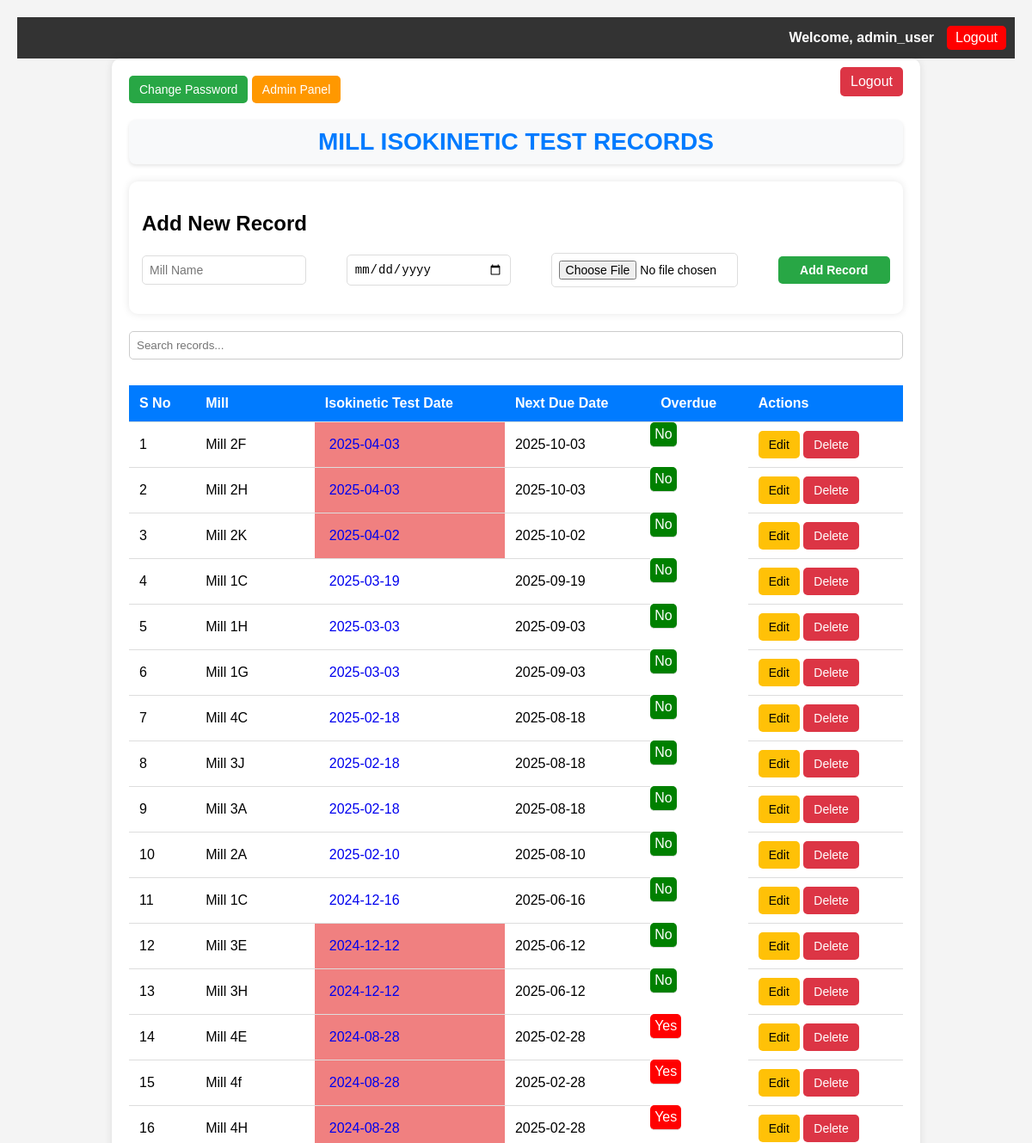
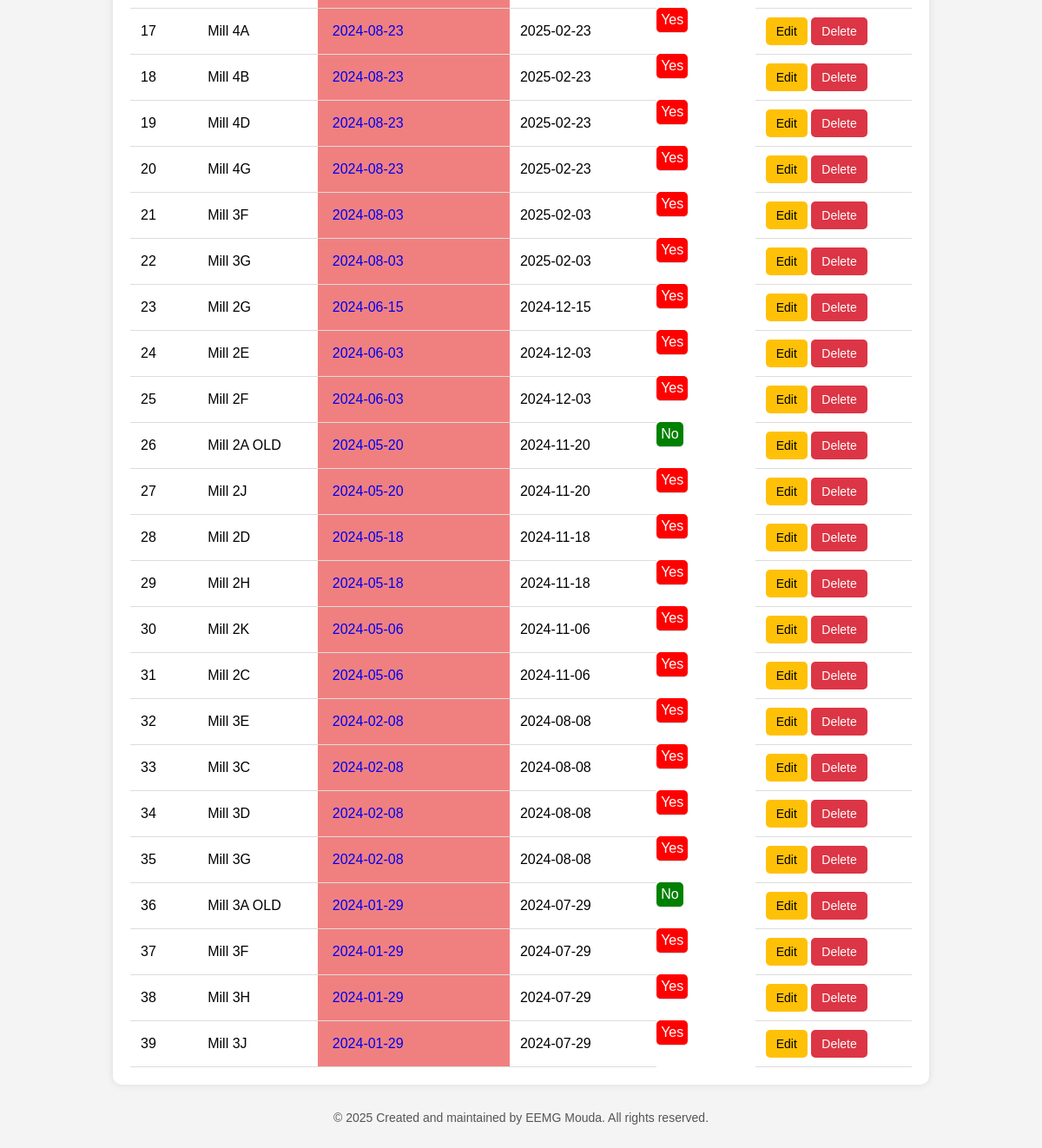
Page /dashboard.php (signed in) on the committed database (2 pictures, top to bottom).
### tables this page shows
CREATE TABLE `users` (
  `id` int NOT NULL,
  `username` varchar(100) NOT NULL,
  `password` varchar(255) NOT NULL,
  `is_admin` tinyint(1) NOT NULL DEFAULT '0',
  `role` enum('viewer','editor','admin') NOT NULL DEFAULT 'viewer'
);

CREATE TABLE `mill_tests` (
  `id` int NOT NULL,
  `mill` varchar(255) NOT NULL,
  `test_date` date NOT NULL,
  `report_path` varchar(255) DEFAULT NULL
);

### dashboard.php (the view, shortened to what this page needs)
<?php include 'header.php'; ?>
<?php
require 'config.php';
$query = "SELECT id, mill, test_date, DATE_ADD(test_date, INTERVAL 6 MONTH) AS next_due_date, report_path FROM mill_tests ORDER BY test_date DESC";
$stmt = $pdo->query($query);
$results = $stmt->fetchAll();
?>
<!DOCTYPE html>
<html>
<head>
</head>
<body>
    <div class="container">
        <?php if (isset($_SESSION['user_id'])): ?>
            <a href="change_password.php" class="btn btn-add">Change Password</a>
        <?php endif; ?>
        <?php if ($_SESSION['role'] === 'admin'): ?>
            <a href="admin.php" class="btn btn-admin">Admin Panel</a>
        <?php endif; ?>
        <?php if (isset($_SESSION['user_id'])): ?>
            <a href="logout.php" class="logout">Logout</a>
        <?php else: ?>
            <a href="login.php" class="logout">Login</a>
        <?php endif; ?>
        <h1 class="dashboard-heading">Mill Isokinetic Test Records</h1>
        <?php if ($_SESSION['role'] === 'admin' || $_SESSION['role'] === 'editor'): ?>
            <div class="add-record-form">
            <h2>Add New Record</h2>
            <form method="post" enctype="multipart/form-data">
                <input type="text" name="mill" required placeholder="Mill Name">
                <input type="date" name="test_date" required>
                <input type="file" name="report" accept="application/pdf">
                <button type="submit">Add Record</button>
            </form>
        </div>
        <?php endif; ?>
        <input type="text" id="searchBox" onkeyup="searchTable()" placeholder="Search records...">
        <table id="millTable">
            <thead>
                <tr>
                    <th onclick="sortTable(0)">S No</th>
                    <th onclick="sortTable(1)">Mill</th>
                    <th onclick="sortTable(2)">Isokinetic Test Date</th>
                    <th onclick="sortTable(3)">Next Due Date</th>
                    <th onclick="sortTable(4)">Overdue</th>
                    <?php if ($_SESSION['role'] !== 'viewer'): ?>
                        <th>Actions</th>
                    <?php endif; ?>
                </tr>
            </thead>
            <tbody>
                <?php $sno = 1; foreach ($results as $row): ?>
                    <?php
                    $isOverdue = strtotime($row['next_due_date']) < time();
                    $millName = strtolower(trim($row['mill']));
                    if (substr($millName, -3) === 'old') {
                        $isOverdue = false;
                    }
                    ?>
                    <tr>
                        <td><?= $sno++ ?></td>
                        <td><?= htmlspecialchars($row['mill']) ?></td>
                        <td style="background-color: <?= empty($row['report_path']) ? 'lightcoral' : 'transparent' ?>;">
                            <a href="<?= htmlspecialchars($row['report_path'] ?? '#') ?>"
                            target="_blank"
                            style="display: block; width: 100%; height: 100%; padding: 5px; text-decoration: none;">
                            <?= htmlspecialchars($row['test_date']) ?>
                            </a>
                        </td>
                        <td><?= $row['next_due_date'] ?></td>
                        <td class="overdue <?= $isOverdue ? 'yes' : 'no' ?>">
                            <?= $isOverdue ? 'Yes' : 'No' ?>
                            <td>
                                <?php if ($_SESSION['role'] === 'admin' || $_SESSION['role'] === 'editor'): ?>
                                    <a href="edit_record.php?id=<?= $row['id'] ?>" class="btn btn-edit">Edit</a>
                                    <a href="dashboard.php?delete=<?= $row['id'] ?>" class="btn btn-delete" onclick="return confirm('Are you sure?')">Delete</a>
                                <?php endif; ?>
                            </td>
                    </tr>
                <?php endforeach; ?>
            </tbody>
        </table>
    </div>
    <?php include 'footer.php'; ?>
</body>
</html>

### header.php (shortened to what this page needs)
<?php
require 'config.php';
if (isset($_SESSION['user_id'])) {
    $stmt = $pdo->prepare("SELECT username FROM users WHERE id = ?");
    $stmt->execute([$_SESSION['user_id']]);
    $user = $stmt->fetch();
    $username = $user['username'] ?? 'User';
}
?>
<div class="topbar">
    <?php if (isset($_SESSION['user_id'])): ?>
        <span class="username">Welcome, <?= htmlspecialchars($username) ?></span>
        <a href="logout.php" class="btn-logout">Logout</a>
    <?php endif; ?>
</div>

### header.php (style rules this page uses)
.topbar { background: #333; color: white; padding: 10px; display: flex; justify-content: flex-end; align-items: center; }
.username { margin-right: 15px; font-weight: bold; }
.btn-logout { background: red; color: white; padding: 5px 10px; text-decoration: none; border-radius: 5px; }

### dashboard.php (style rules this page uses)
body { font-family: Arial, sans-serif; background-color: #f4f4f4; margin: 0; padding: 20px; }
.container { max-width: 900px; margin: auto; background: white; padding: 20px; border-radius: 10px; box-shadow: 0 0 10px rgba(0, 0, 0, 0.1); position: relative; }
.logout { position: absolute; top: 10px; right: 20px; padding: 8px 12px; background-color: #dc3545; color: white; border-radius: 5px; text-decoration: none; }
table { width: 100%; border-collapse: collapse; margin-top: 20px; }
th, td { padding: 12px; text-align: left; border-bottom: 1px solid #ddd; }
th { background-color: #007bff; color: white; cursor: pointer; }
.overdue { padding: 5px; border-radius: 5px; color: white; display: inline-block; }
.overdue.yes { background-color: red; }
.overdue.no { background-color: green; }
.btn { padding: 8px 12px; border: none; border-radius: 5px; cursor: pointer; text-decoration: none; font-size: 14px; }
.btn-edit { background-color: #ffc107; color: black; }
.btn-delete { background-color: #dc3545; color: white; }
.btn-add { background-color: #28a745; color: white; }
#searchBox { margin-bottom: 10px; padding: 8px; width: 100%; border: 1px solid #ccc; border-radius: 5px; }
.btn-admin { background-color: #ff9800; color: white; padding: 8px 12px; border-radius: 5px; text-decoration: none; display: inline-block; margin-right: 10px; }
.add-record-form { background: #fff; padding: 15px; margin-bottom: 20px; border-radius: 10px; box-shadow: 0 0 10px rgba(0, 0, 0, 0.1); }
.add-record-form form { display: flex; align-items: center; justify-content: space-between; flex-wrap: wrap; gap: 10px; }
.add-record-form input, .add-record-form button { padding: 8px; border: 1px solid #ddd; border-radius: 5px; font-size: 14px; }
.add-record-form input { width: 22%; }
.add-record-form input[type="file"] { width: 25%; }
.add-record-form button { background: #28a745; color: white; font-weight: bold; cursor: pointer; border: none; transition: background 0.3s ease; width: 15%; }
.dashboard-heading { font-size: 28px; font-weight: bold; text-align: center; color: #007bff; text-transform: uppercase; margin-bottom: 20px; padding: 10px; background: #f8f9fa; border-radius: 8px; box-shadow: 0 2px 4px rgba(0, 0, 0, 0.1); }

### rows in the picture
users: username "admin_user"
mill_tests: mill "Mill 2F", test_date "2025-04-03", next_due_date "2025-10-03", shows "No"
mill_tests: mill "Mill 2H", test_date "2025-04-03", next_due_date "2025-10-03", shows "No"
mill_tests: mill "Mill 2K", test_date "2025-04-02", next_due_date "2025-10-02", shows "No"
mill_tests: mill "Mill 1C", test_date "2025-03-19", next_due_date "2025-09-19", shows "No"
mill_tests: mill "Mill 1H", test_date "2025-03-03", next_due_date "2025-09-03", shows "No"
mill_tests: mill "Mill 1G", test_date "2025-03-03", next_due_date "2025-09-03", shows "No"
mill_tests: mill "Mill 4C", test_date "2025-02-18", next_due_date "2025-08-18", shows "No"
mill_tests: mill "Mill 3J", test_date "2025-02-18", next_due_date "2025-08-18", shows "No"
mill_tests: mill "Mill 3A", test_date "2025-02-18", next_due_date "2025-08-18", shows "No"
mill_tests: mill "Mill 2A", test_date "2025-02-10", next_due_date "2025-08-10", shows "No"
mill_tests: mill "Mill 1C", test_date "2024-12-16", next_due_date "2025-06-16", shows "No"
mill_tests: mill "Mill 3E", test_date "2024-12-12", next_due_date "2025-06-12", shows "No"
mill_tests: mill "Mill 3H", test_date "2024-12-12", next_due_date "2025-06-12", shows "No"
mill_tests: mill "Mill 4E", test_date "2024-08-28", next_due_date "2025-02-28", shows "Yes"
mill_tests: mill "Mill 4f", test_date "2024-08-28", next_due_date "2025-02-28", shows "Yes"
mill_tests: mill "Mill 4H", test_date "2024-08-28", next_due_date "2025-02-28", shows "Yes"
mill_tests: mill "Mill 4A", test_date "2024-08-23", next_due_date "2025-02-23", shows "Yes"
mill_tests: mill "Mill 4B", test_date "2024-08-23", next_due_date "2025-02-23", shows "Yes"
mill_tests: mill "Mill 4D", test_date "2024-08-23", next_due_date "2025-02-23", shows "Yes"
mill_tests: mill "Mill 4G", test_date "2024-08-23", next_due_date "2025-02-23", shows "Yes"
mill_tests: mill "Mill 3F", test_date "2024-08-03", next_due_date "2025-02-03", shows "Yes"
mill_tests: mill "Mill 3G", test_date "2024-08-03", next_due_date "2025-02-03", shows "Yes"
mill_tests: mill "Mill 2G", test_date "2024-06-15", next_due_date "2024-12-15", shows "Yes"
mill_tests: mill "Mill 2E", test_date "2024-06-03", next_due_date "2024-12-03", shows "Yes"
mill_tests: mill "Mill 2F", test_date "2024-06-03", next_due_date "2024-12-03", shows "Yes"
mill_tests: mill "Mill 2A OLD", test_date "2024-05-20", next_due_date "2024-11-20", shows "No"
mill_tests: mill "Mill 2J", test_date "2024-05-20", next_due_date "2024-11-20", shows "Yes"
mill_tests: mill "Mill 2D", test_date "2024-05-18", next_due_date "2024-11-18", shows "Yes"
mill_tests: mill "Mill 2H", test_date "2024-05-18", next_due_date "2024-11-18", shows "Yes"
mill_tests: mill "Mill 2K", test_date "2024-05-06", next_due_date "2024-11-06", shows "Yes"
mill_tests: mill "Mill 2C", test_date "2024-05-06", next_due_date "2024-11-06", shows "Yes"
mill_tests: mill "Mill 3E", test_date "2024-02-08", next_due_date "2024-08-08", shows "Yes"
mill_tests: mill "Mill 3C", test_date "2024-02-08", next_due_date "2024-08-08", shows "Yes"
mill_tests: mill "Mill 3D", test_date "2024-02-08", next_due_date "2024-08-08", shows "Yes"
mill_tests: mill "Mill 3G", test_date "2024-02-08", next_due_date "2024-08-08", shows "Yes"
mill_tests: mill "Mill 3A OLD", test_date "2024-01-29", next_due_date "2024-07-29", shows "No"
mill_tests: mill "Mill 3F", test_date "2024-01-29", next_due_date "2024-07-29", shows "Yes"
mill_tests: mill "Mill 3H", test_date "2024-01-29", next_due_date "2024-07-29", shows "Yes"
mill_tests: mill "Mill 3J", test_date "2024-01-29", next_due_date "2024-07-29", shows "Yes"
